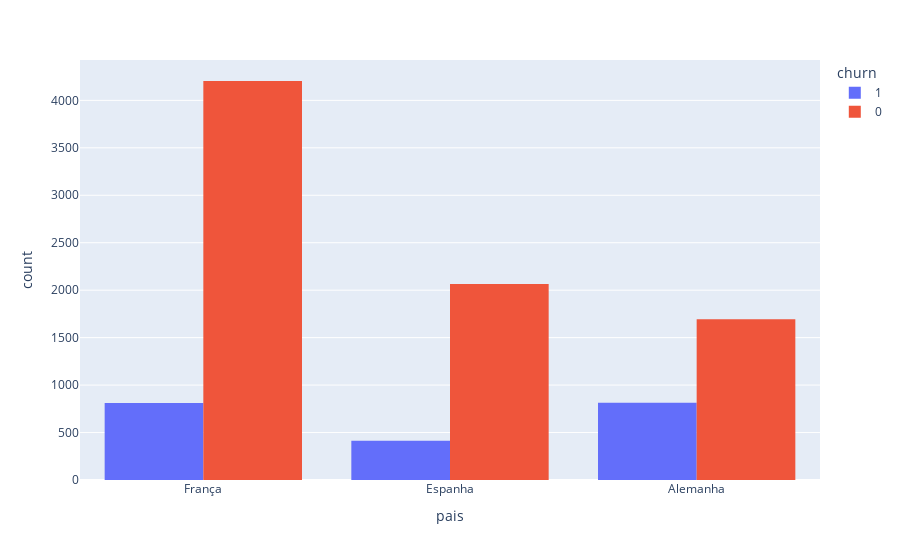

Notebook code for this chart:
### Code cell
px.histogram(base, x='pais', color='churn', barmode='group')

### Figure 1 — Plotly figure (JSON) as saved in the notebook; plotly's stock layout.template omitted (floating-point values rounded to 4 significant figures; data arrays with more than 128 entries replaced by an {"elided": "..."} marker saying what was removed)
{"data": [{"alignmentgroup": "True", "bingroup": "x", "hovertemplate": "churn=1<br>pais=%{x}<br>count=%{y}<extra></extra>", "legendgroup": "1", "marker": {"color": "#636efa", "pattern": {"shape": ""}}, "name": "1", "offsetgroup": "1", "orientation": "v", "showlegend": true, "type": "histogram", "x": {"elided": "2037 str values"}, "xaxis": "x", "yaxis": "y"}, {"alignmentgroup": "True", "bingroup": "x", "hovertemplate": "churn=0<br>pais=%{x}<br>count=%{y}<extra></extra>", "legendgroup": "0", "marker": {"color": "#EF553B", "pattern": {"shape": ""}}, "name": "0", "offsetgroup": "0", "orientation": "v", "showlegend": true, "type": "histogram", "x": {"elided": "7963 str values"}, "xaxis": "x", "yaxis": "y"}], "layout": {"barmode": "group", "legend": {"title": {"text": "churn"}, "tracegroupgap": 0}, "margin": {"t": 60}, "xaxis": {"anchor": "y", "domain": [0, 1], "title": {"text": "pais"}}, "yaxis": {"anchor": "x", "domain": [0, 1], "title": {"text": "count"}}}}
